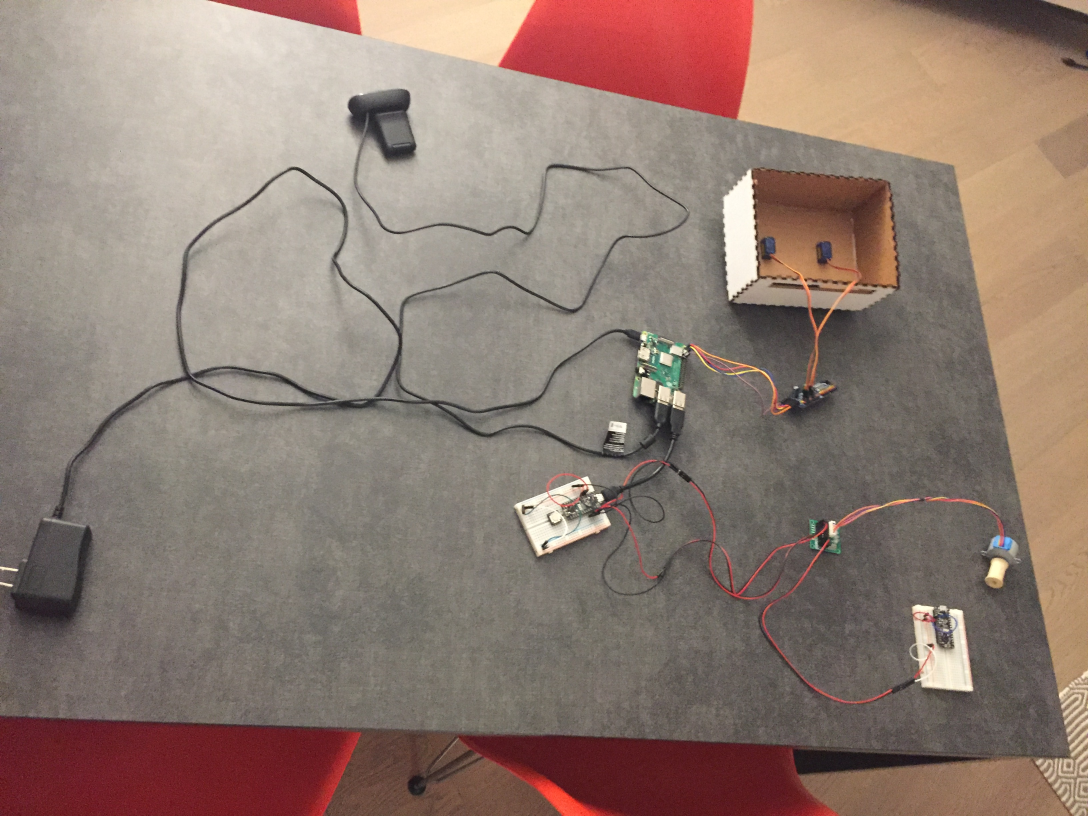
#> input picture Connected Parts.JPG, 3264 x 2448 px, given in place of the camera (shown at 1/3 size)
$ python servo.py   (older library calls are emulated)
#> lines starting #> are read from the running program, lines starting #| are printed output that depends on the picture; after the words box and inside, x2 and y2 are one past the last pixel; in counts of white or black regions, pixels touching at a corner belong together
#Steps for running this code
# 1. Clone this code onto local machine
#2. In Terminal, run:
#   scp servo.py pi@[Your IP Address]:/home/pi #This moves the code from your computer onto the Pi
#3. mkdir "Final Project"
#scp servo.py your_username@remotehost.edu:/home/pi/Final \Project/
#python servo.py


import cv2

import numpy as np

#import PCA9685
#from adafruit_pca9685 import PCA9685
import Adafruit_PCA9685


#pwm = Adafruit_PCA9685(0x40, debug=False)
pwm = Adafruit_PCA9685.PCA9685()
print("boop")
pwm.setPWMFreq(50)
pwm.setServoPosition(0, 90)

cap = cv2.VideoCapture(0)

cap.set(3, 480)
cap.set(4, 320)

_, frame = cap.read()
#> frame is the input picture: shape (2448, 3264, 3); mean B, G, R 113.8, 124, 143.5
rows, cols, _ = frame.shape
#> rows = 2448; cols = 3264

x_medium = int(cols / 2)
#> x_medium = 1632
center = int(cols / 2)
#> center = 1632
position = 90 # degrees
while True:
    _, frame = cap.read()
    hsv_frame = cv2.cvtColor(frame, cv2.COLOR_BGR2HSV)
#> hsv_frame: shape (2448, 3264, 3); mean H, S, V 31.1, 53, 143.6

    # red color
    low_red = np.array([161, 155, 84])
    high_red = np.array([179, 255, 255])
    red_mask = cv2.inRange(hsv_frame, low_red, high_red)
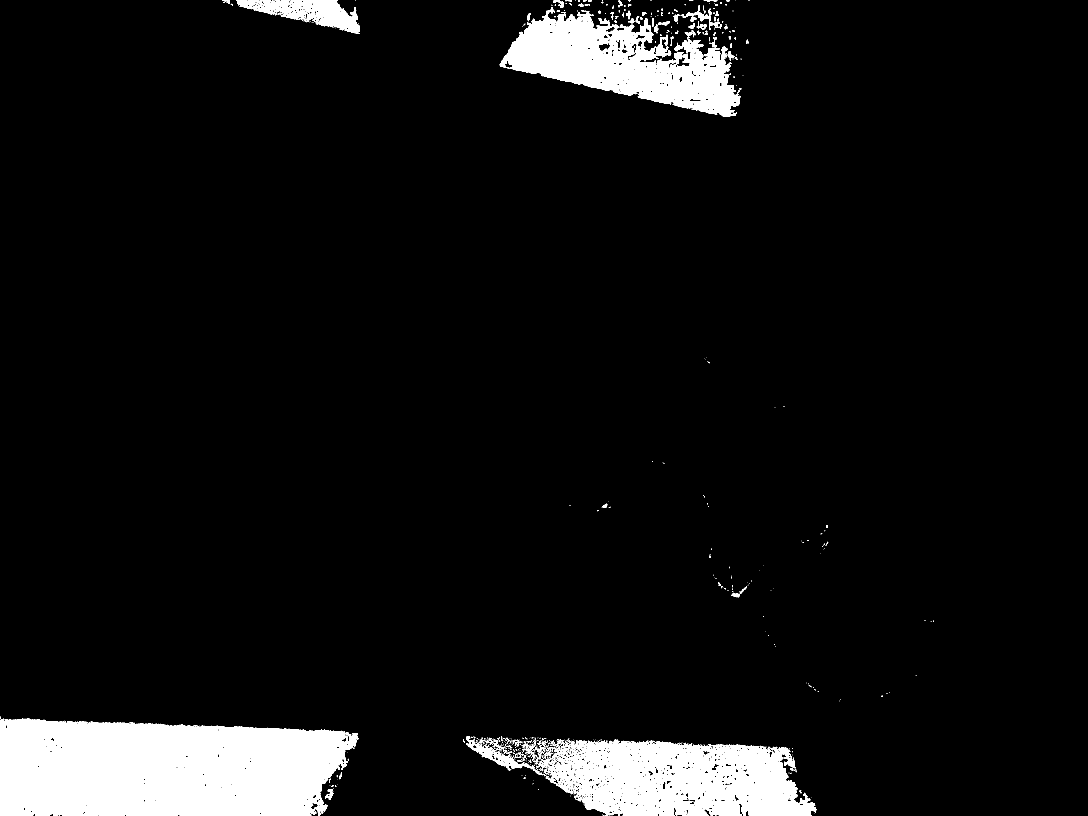
#> red_mask: shape (2448, 3264) (shown at 1/3 size); 6.8% white; 709 white regions (574 under 20 px)
    _, contours, _ = cv2.findContours(red_mask, cv2.RETR_TREE, cv2.CHAIN_APPROX_SIMPLE)
#> contours = 5047 contours, 4452 with area under 20; largest, box (x1, y1, x2, y2) and area: (0, 2156, 1075, 2448) 272495, (1607, 2219, 2450, 2448) 143618, (1499, 30, 2221, 351) 116232, (711, 0, 1080, 102) 17006, (1398, 2209, 1606, 2314) 4298
    contours = sorted(contours, key=lambda x:cv2.contourArea(x), reverse=True)

    for cnt in contours:
        (x, y, w, h) = cv2.boundingRect(cnt)

        x_medium = int((x + x + w) / 2)
        break
#> this loop made 1 pass
#> (x, y, w, h, x_medium) on pass 1: (0, 2156, 1075, 292, 537)

    cv2.line(frame, (x_medium, 0), (x_medium, 480), (0, 255, 0), 2)

    cv2.imshow("Frame", frame)


    key = cv2.waitKey(1)
#> (key Esc is pressed here)

    if key == 27:
        break

    # Move servo motor
    if x_medium < center -30:
        position += 1.5
    elif x_medium > center + 30:
        position -= 1.5

    pwm.setServoPosition(0, position)

cap.release()
cv2.destroyAllWindows()
